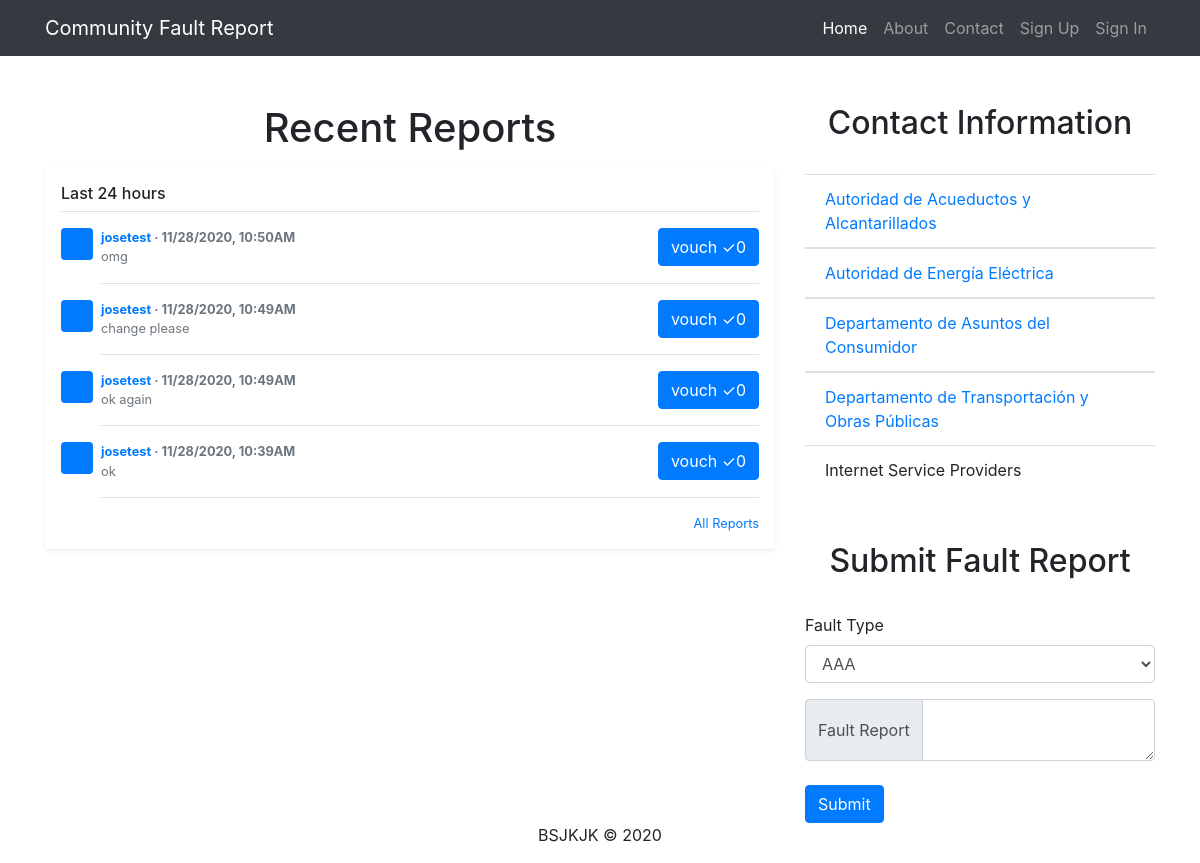
The page / on the database its author committed.
### app.py (models this page shows, shortened)
class Report(db.Model):
    id = db.Column(db.Integer, primary_key=True)
    fault_type = db.Column(db.String(10), nullable=False)
    content = db.Column(db.String(200), nullable=False)
    username = db.Column(db.String(15), nullable=False)
    email = db.Column(db.String(100), nullable=False)
    date_created = db.Column(db.DateTime, nullable=False, default=datetime.utcnow())
    vouches = db.Column(db.Integer, default=0) # our upvote system

### app.py (the view)
@app.route('/', methods=['POST', 'GET'])
def index():
    time_difference = timedelta(hours=4)
    reports = Report.query.order_by(Report.date_created).all()
    expiration_days = 1
    for report in reports:
        limit = report.date_created + timedelta(days=expiration_days)
        if datetime.now() >= limit:
            db.session.delete(report)
            db.session.commit()
    if request.method == 'POST':
        form = request.form
        for field in form:
            if form[field] == "":
                return redirect('/')
        report_username = current_user.account_username
        report_email = current_user.account_email
        report_type = request.form['fault_type']
        report_content = request.form['content']
        date_created = datetime.now(tz=pytz.timezone('America/Santo_Domingo'))
        new_report = Report(username=report_username, email=report_email, fault_type=report_type, content=report_content, date_created=date_created)
        try:
            db.session.add(new_report)
            db.session.commit()
            return redirect('/')
        except:
            return 'There was an issue adding report.'
    else:
        query_reports = Report.query.order_by(Report.date_created).all()
        query_reports = reversed(query_reports)
        reports = []
        index = 0
        for report in query_reports:
            if index > 7:
                break
            reports.append(report)
            index += 1
        return render_template("index.html", reports=reports, time_difference=time_difference)

### templates/index.html (shortened to what this page needs)
{% extends 'base.html' %}
{% block body %}
  <div class="container">
    <div class="row">
      <div class="col-md-8">
        <h1 class="mt-5" style="text-align:center">Recent Reports</h1>
        <div class="my-3 p-3 bg-white rounded shadow-sm">
          <h6 class="border-bottom border-gray pb-2 mb-0">Last 24 hours</h6>
          {% for report in reports %}
          <div class="media text-muted pt-3">
            <svg class="bd-placeholder-img mr-2 rounded" width="32" height="32" xmlns="http://www.w3.org/2000/svg" preserveAspectRatio="xMidYMid slice" focusable="false" role="img" aria-label="Placeholder: 32x32"><title>Placeholder</title><rect fill="#007bff" width="100%" height="100%"/><text fill="#007bff" dy=".3em" x="50%" y="50%">32x32</text></svg>
            <p class="media-body pb-3 mb-0 small lh-125 border-bottom border-gray">
              <strong class="d-block text-gray-dark"><a href="">{{ report.username }}</a> · {% set actual_date = report.date_created - time_difference %} {{ actual_date.strftime("%m/%d/%Y, %I:%M%p") }}
                {% if current_user.is_authenticated %}
                  {% if current_user.has_vouched_report(report) %}
                    <a href="{{ url_for('vouch_action', report_id=report.id, action='unvouch') }}"><button type="button" class= "btn btn-primary" name="vouch" style="float: right;">
                      vouch <span>&#10003;{{ report.vouches }}</span>
                    </button></a>
                  {% else %}
                  <a href="{{ url_for('vouch_action', report_id=report.id, action='vouch') }}"><button type="button" class= "btn btn-primary" name="vouch" style="float: right;">
                    vouch <span>&#10003;{{ report.vouches }}</span>
                  </button></a>
                  {% endif %}
                {% else %}
                <button type="button" class= "btn btn-primary" data-toggle="modal" data-target="#notLoggedModal" name="vouch" style="float: right;">
                  vouch <span>&#10003;{{ report.vouches }}</span>
                </button>
                {% endif %}
              </strong>
               {{ report.content }}</p>
            </div>
          {% endfor %}
          <small class="d-block text-right mt-3">
            <a href="{{ url_for('allReports') }}">All Reports</a>
          </small>
          </div>
          </div>
          <div class="col-md-4 ">
            <h2 class="mt-5 text-center">Contact Information</h2><br>
            <ul class="list-group list-group-flush" style="list-style-type: none;">
              <li><a class="list-group-item" href="/contactAAA">Autoridad de Acueductos y Alcantarillados</a></li>
              <li><a class="list-group-item" href="/contactAEE">Autoridad de Energía Eléctrica</a></li>
              <li><a class="list-group-item" href="/contactDACO">Departamento de Asuntos del Consumidor</a></li>
              <li><a class="list-group-item" href="/contactDTOP">Departamento de Transportación y Obras Públicas</a></li>
              <li class="list-group-item">Internet Service Providers</li>
            </ul>
            <h2 class="mt-5 text-center">Submit Fault Report</h2><br>
            <form action="/" method = "POST">
            <div class="form-group">
              <label for="exampleFormControlSelect1">Fault Type</label>
              <select class="form-control" id="fault_type" name="fault_type">
                <option>AAA</option>
              </select>
            </div>
            <div class="input-group">
              <div class="input-group-prepend">
                <span class="input-group-text">Fault Report</span>
              </div>
              <textarea name="content" id="content" class="form-control" aria-label="With textarea"></textarea>
            </div><br>
            {% if current_user.is_authenticated %}
              <button type="submit" class="btn btn-primary">Submit</button>
            {% else %}
              <button type="button" class="btn btn-primary" data-toggle="modal" data-target="#notLoggedModal">Submit</button>
            {% endif %}
            </form>
          </div>
          </div>
        </div>
      <div class="footer text-center">
        <p>BSJKJK © 2020</p>
      </div>
{% endblock %}

### templates/base.html (shortened to what this page needs)
<!DOCTYPE html>
<html lang="en">
<head>
  <link href="{{ url_for('static', filename='bootstrap/css/bootstrap.min.css') }}" rel="stylesheet">
  <link rel="stylesheet" href = "{{ url_for('static', filename='bootstrap/css/main.css') }}">
  <link href="//maxcdn.bootstrapcdn.com/bootstrap/4.1.1/css/bootstrap.min.css" rel="stylesheet" id="bootstrap-css">
</head>
<body>
    <nav class="navbar navbar-expand-lg navbar-dark bg-dark static-top">
      <div class="container">
        <a class="navbar-brand" href="{{ url_for('index') }}">Community Fault Report</a>
        <div class="collapse navbar-collapse" id="navbarResponsive">
          <ul class="navbar-nav ml-auto">
            <li class="nav-item active">
              <a class="nav-link" href="{{ url_for('index') }}">Home
              </a>
            </li>
            <li class="nav-item">
              <a class="nav-link" href="#">About</a>
            </li>
            <li class="nav-item">
              <a class="nav-link" href="#">Contact</a>
            </li>
            <li class="nav-item">
              <a class="nav-link" href="/signUp">Sign Up</a>
            </li>
            <li class="nav-item">
              <a class="nav-link" href="/signIn">Sign In</a>
            </li>
          </ul>
        </div>
      </div>
    </nav>
  {% block body %}{% endblock %}
</body>
</html>

### rows shown on the page
Report: username "josetest", strftime "11/28/2020, 10:50AM", vouches "0", content "omg"
Report: username "josetest", strftime "11/28/2020, 10:49AM", vouches "0", content "change please"
Report: username "josetest", strftime "11/28/2020, 10:49AM", vouches "0", content "ok again"
Report: username "josetest", strftime "11/28/2020, 10:39AM", vouches "0", content "ok"
